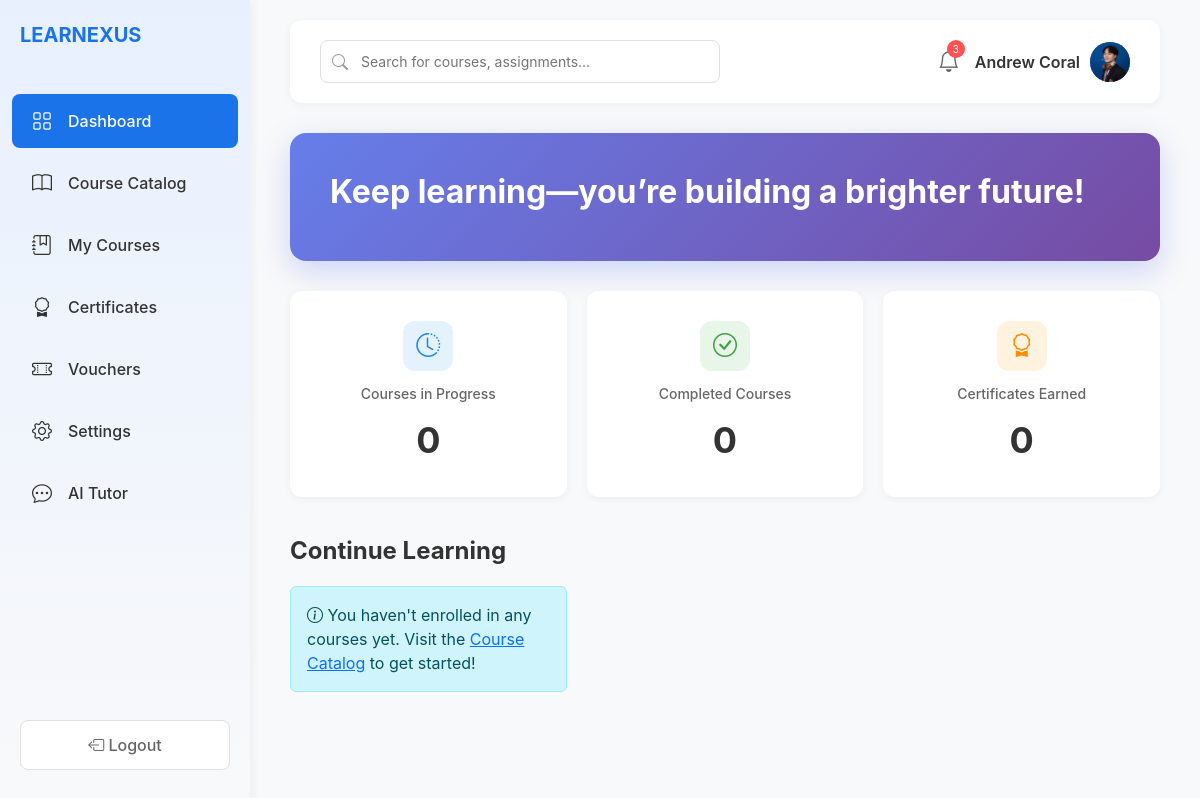
The app's page /student/dashboard.php (signed in), older data.
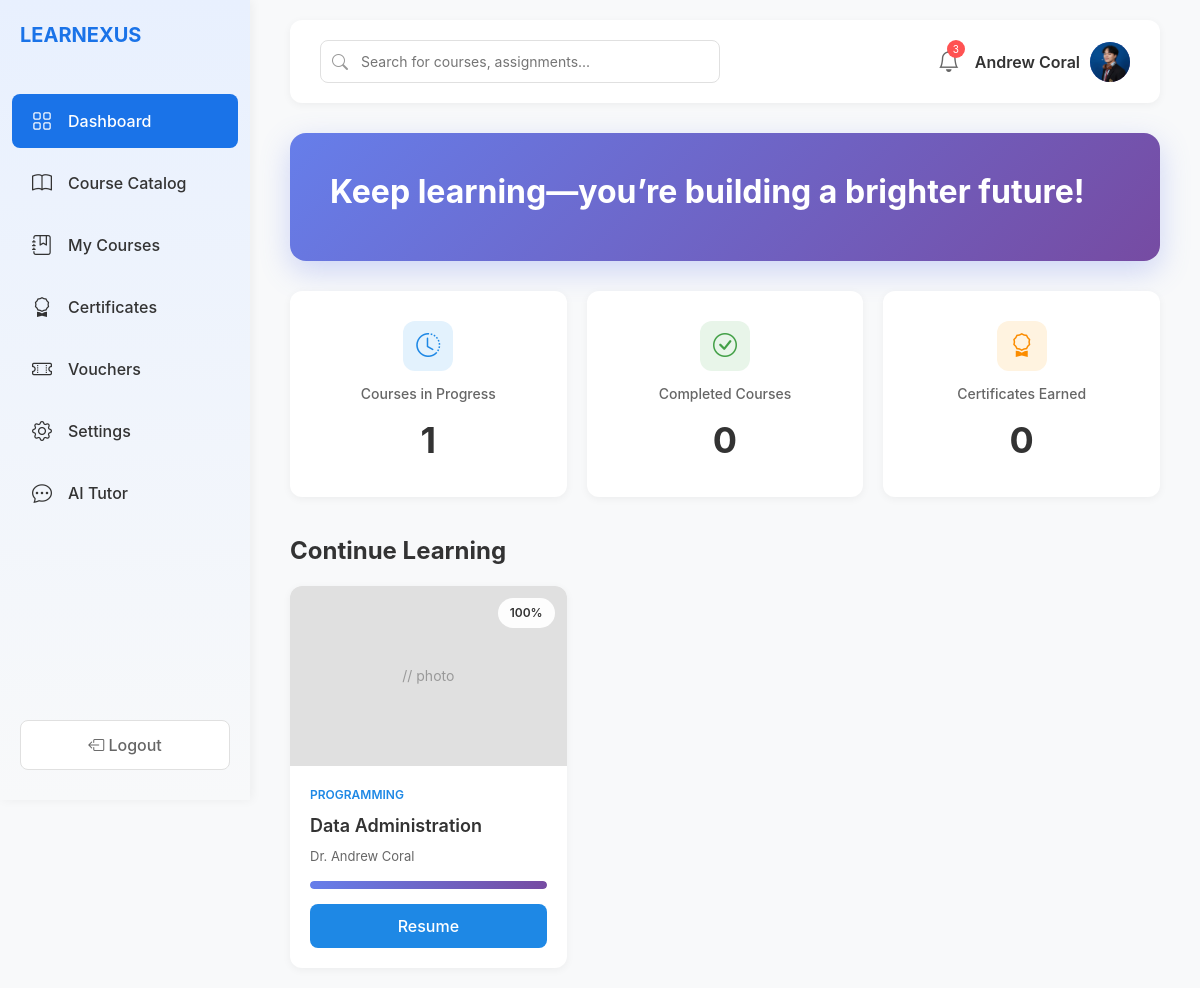
The same page, newer data.
### tables this page shows
CREATE TABLE `enrollments` (
  `enrollmentID` int(11) NOT NULL,
  `userID` int(11) NOT NULL,
  `courseID` int(11) NOT NULL,
  `paymentID` int(11) DEFAULT NULL,
  `progressPercentage` decimal(5,2) DEFAULT 0.00,
  `enrolledAt` timestamp NOT NULL DEFAULT current_timestamp(),
  `completedAt` timestamp NULL DEFAULT NULL,
  `status` enum('active','completed','dropped','pending') DEFAULT 'active'
);

CREATE TABLE `courses` (
  `courseID` int(11) NOT NULL,
  `teacherID` int(11) NOT NULL,
  `title` varchar(255) NOT NULL,
  `description` text DEFAULT NULL,
  `price` decimal(10,2) DEFAULT 0.00,
  `category` varchar(100) DEFAULT NULL,
  `status` enum('draft','published','archived') DEFAULT 'draft',
  `passingScore` int(11) DEFAULT 70,
  `createdAt` timestamp NOT NULL DEFAULT current_timestamp()
);

### student/dashboard.php (the view, shortened to what the changed rows need)
<?php
require_once '../database/db_connect.php';
$userID = $_SESSION['user_id'];
$stmt = $conn->prepare("
    SELECT c.*, e.progressPercentage, e.enrolledAt, e.status,
           CONCAT(u.firstName, ' ', u.lastName) as instructorName
    FROM enrollments e
    JOIN courses c ON e.courseID = c.courseID
    JOIN users u ON c.teacherID = u.userID
    WHERE e.userID = ? AND e.status = 'active'
    ORDER BY e.enrolledAt DESC
    LIMIT 3
");
$stmt->execute([$userID]);
$inProgressCourses = $stmt->fetchAll();
$studentMotivations = [
    "Keep learning—you’re building a brighter future!",
    "Every study session brings you closer to success!",
    "Mistakes are proof that you are trying. Keep going!",
    "Knowledge is your superpower. Use it wisely!",
    "Stay curious and never stop exploring!",
    "Small steps every day lead to big achievements!",
    "Believe in yourself—you can do amazing things!",
    "Learning is a journey. Enjoy every step!",
    "Focus, practice, and grow every single day!",
    "Your effort today shapes your success tomorrow!"
];
$dayOfYear = date('z');
$dailyMotivationStudent = $studentMotivations[$dayOfYear % count($studentMotivations)];
?>
<!DOCTYPE html>
<html lang="en">
<head>
    <link href="https://cdn.jsdelivr.net/npm/bootstrap@5.3.3/dist/css/bootstrap.min.css" rel="stylesheet">
    <link rel="stylesheet" href="https://cdn.jsdelivr.net/npm/bootstrap-icons@1.11.1/font/bootstrap-icons.css">
</head>
<body>
    <div class="main-content">
        <div class="welcome-banner">
    <h2><?php echo $dailyMotivationStudent; ?></h2>
</div>
        <div class="stats-container">
            <div class="stat-card blue">
                <div class="icon">
                    <i class="bi bi-clock-history"></i>
                </div>
                <h3>Courses in Progress</h3>
                <div class="number"><?php echo count($inProgressCourses); ?></div>
            </div>
        </div>
        <h2 class="section-title">Continue Learning</h2>
        <div class="course-grid">
            <?php if (count($inProgressCourses) > 0): ?>
                <?php foreach ($inProgressCourses as $course): ?>
                    <div class="course-card">
                        <div class="course-image">
                            <span class="course-progress-badge"><?php echo round($course['progressPercentage']); ?>%</span>
                            // photo
                        </div>
                        <div class="course-body">
                            <div class="course-category"><?php echo htmlspecialchars($course['category'] ?? 'Design'); ?></div>
                            <div class="course-title"><?php echo htmlspecialchars($course['title']); ?></div>
                            <div class="course-instructor">Dr. <?php echo htmlspecialchars($course['instructorName']); ?></div>
                            <div class="progress">
                                <div class="progress-bar" role="progressbar" style="width: <?php echo $course['progressPercentage']; ?>%"></div>
                            </div>
                            <button class="btn btn-resume" onclick="window.location.href='course_view.php?id=<?php echo $course['courseID']; ?>'">
                                Resume
                            </button>
                        </div>
                    </div>
                <?php endforeach; ?>
            <?php else: ?>
                <div class="col-12">
                    <div class="alert alert-info">
                        <i class="bi bi-info-circle"></i>
                        You haven't enrolled in any courses yet. Visit the <a href="course_catalog.php">Course Catalog</a> to get started!
                    </div>
                </div>
            <?php endif; ?>
        </div>
    </div>
</body>
</html>

Row changes from the older to the newer data that the page shows:
added enrollments: progressPercentage "100", courseID.category "PROGRAMMING", courseID.title "Data Administration", instructorName "Andrew Coral"
Text that changed along with them:
count($inProgressCourses): "0" → "1"
text no longer shown: "You haven't enrolled in any courses yet. Visit the Course Catalog to get started!"
